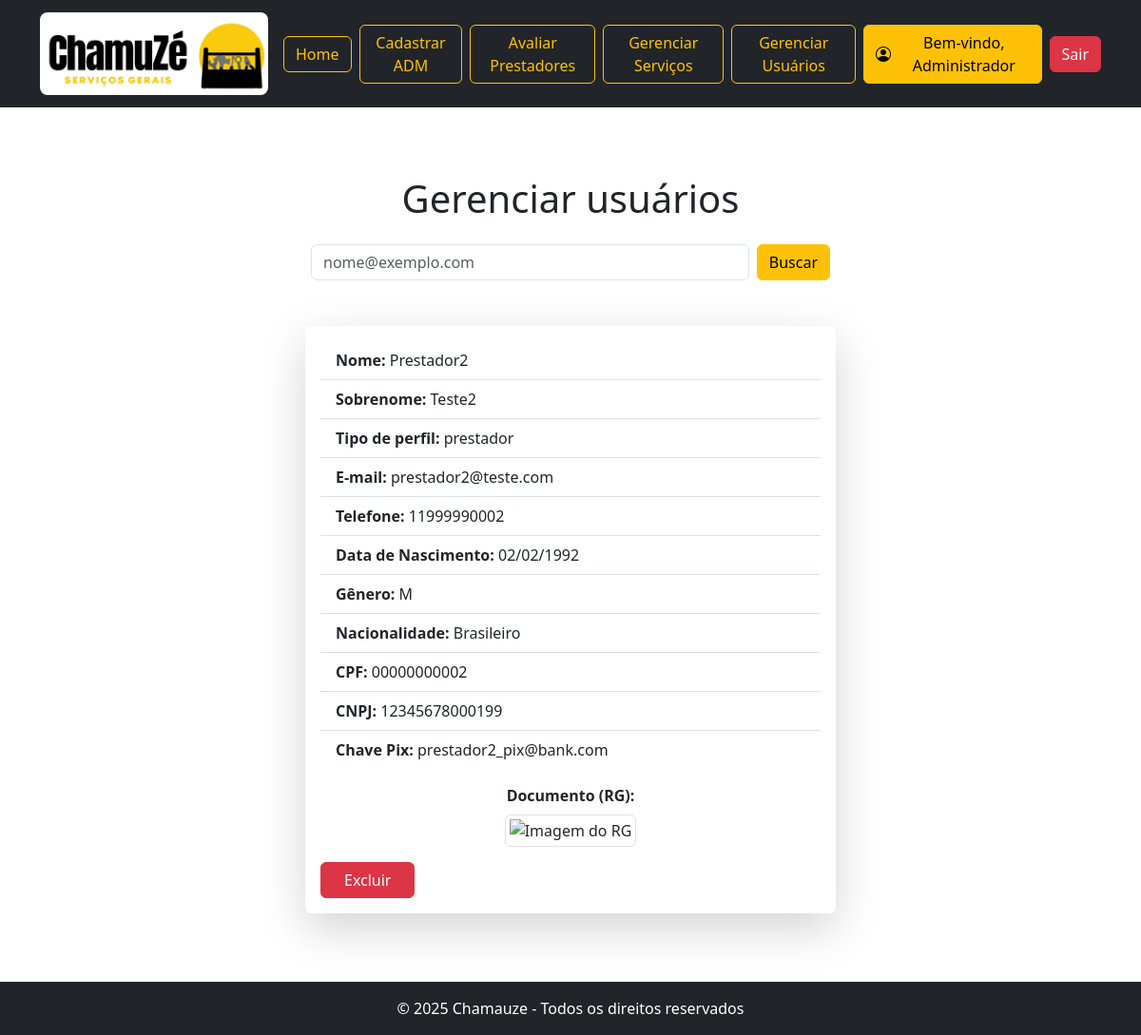
The page /administrador/gerenciarUsuarios.php?pesquisa=prestador2@teste.com (signed in) on the database its author committed.
### tables this page shows
CREATE TABLE `usuario` (
  `id_usuario` int(11) NOT NULL AUTO_INCREMENT,
  `nome` varchar(100) NOT NULL,
  `sobrenome` varchar(150) NOT NULL,
  `email` varchar(150) NOT NULL,
  `senha` varchar(255) NOT NULL,
  `cpf` varchar(11) NOT NULL,
  `telefone` varchar(30) NOT NULL,
  `nacionalidade` varchar(50) NOT NULL,
  `data_nascimento` date NOT NULL,
  `nota_reputacao` decimal(3,2) NOT NULL,
  `genero` enum('F','M','O') NOT NULL,
  `tipo_perfil` enum('administrador','prestador','solicitante') NOT NULL,
  PRIMARY KEY (`id_usuario`)
);

### config/conexao.php (called while the page is built)
<?php
if (!function_exists('conectaDB')) {
    function conectaDB()
    {
        static $conexao = null;
        if ($conexao === null) {
            $host = 'localhost:3306';
            $db_name = 'chamuze';
            $user_name = 'root';
            $password = '';
            try {
                $conexao = new mysqli($host, $user_name, $password, $db_name);
            } catch (mysqli_sql_exception $e) {
                $erro = "../config/erro_db.php";
                if (!headers_sent()) {
                    header("Location: $erro");
                    $_POST['erro'] = $conexao->connect_error;
                    exit;
                } else {
                    echo "<script>window.location.href='$erro';</script>";
                    $_POST['erro'] = $conexao->connect_error;
                    exit;
                }
            }
        }
        return $conexao;
    }
}

### classes/Usuario.php (called while the page is built, shortened)
<?php
class Usuario
{
    private $connection;
    public function __construct()
    {
        include __DIR__ . '/../config/conexao.php';
        $this->connection = conectaDB();
    }
    public function buscarPorEmail($email)
    {
        $sql1 = "SELECT * FROM usuario WHERE email = ?";
        $stmt1 = $this->connection->prepare($sql1);
        $stmt1->bind_param("s", $email);
        $stmt1->execute();
        $result1 = $stmt1->get_result();
        $user = $result1->fetch_assoc();
        if ($user['tipo_perfil'] == 'prestador') {
            $sql2 = "SELECT * FROM prestador WHERE id_prestador = ?";
            $stmt2 = $this->connection->prepare($sql2);
            $stmt2->bind_param("i", $user['id_usuario']);
            $stmt2->execute();
            $result2 = $stmt2->get_result();
            $userPrestador = $result2->fetch_assoc();
            if ($userPrestador['status_avaliacao'] == 'naoverificado') {
                return null;
            } else {
                return $user = array_merge($user, $userPrestador);
            }
        } else if ($user['tipo_perfil'] == 'administrador') {
            return null;
        } else {
            return $user;
        }
    }
}
?>

### administrador/gerenciarUsuarios.php (the view, shortened to what this page needs)
<?php
include "../classes/Usuario.php";
$usuario = new Usuario();
$emailPesquisa = isset($_GET['pesquisa']) && $_GET['pesquisa'] !== 'null'  ? $_GET['pesquisa'] : null;
if (isset($emailPesquisa)) {
    $usuarios = $usuario->buscarPorEmail($emailPesquisa);
}
?>
<!DOCTYPE html>
<html lang="pt-br">
<head>
    <link href="https://cdn.jsdelivr.net/npm/bootstrap@5.3.3/dist/css/bootstrap.min.css" rel="stylesheet" />
</head>
<body class="d-flex flex-column min-vh-100">
    <main class="container my-5 ">
        <h1 class="text-center mt-4 mb-4">Gerenciar usuários</h1>
        <div class="container d-flex sticky-top justify-content-center mb-5">
            <form class="d-flex w-50" role="search" method="GET" action="">
                <input class="form-control me-2" name="pesquisa" type="search" placeholder="nome@exemplo.com" aria-label="Search" />
                <button class="btn btn-warning" type="submit">Buscar</button>
            </form>
        </div>
        <?php if (is_null($emailPesquisa)): ?>
            <div class="alert alert-primary">Digite o Email de um usuário para ele ser exibido aqui.</div>
        <?php elseif (is_null($usuarios)): ?>
            <div class="alert alert-warning">Usuário não encontrado.</div>
        <?php else: ?>
            <?php if ($usuarios['tipo_perfil'] == 'prestador'): ?>
                <div class="col-md-8 col-lg-6 mb-4 mx-auto">
                    <div class="card shadow-lg border-0 h-100">
                        <div class="card-body">
                            <ul class="list-group list-group-flush mb-3">
                                <li class="list-group-item"><strong>Nome:</strong> <?= htmlspecialchars($usuarios['nome']) ?></li>
                                <li class="list-group-item"><strong>Sobrenome:</strong> <?= htmlspecialchars($usuarios['sobrenome']) ?></li>
                                <li class="list-group-item"><strong>Tipo de perfil:</strong> <?= htmlspecialchars($usuarios['tipo_perfil']) ?></li>
                                <li class="list-group-item"><strong>E-mail:</strong> <?= htmlspecialchars($usuarios['email']) ?></li>
                                <li class="list-group-item"><strong>Telefone:</strong> <?= htmlspecialchars($usuarios['telefone']) ?></li>
                                <li class="list-group-item"><strong>Data de Nascimento:</strong> <?= date("d/m/Y", strtotime($usuarios['data_nascimento'])) ?></li>
                                <li class="list-group-item"><strong>Gênero:</strong> <?= ucfirst(htmlspecialchars($usuarios['genero'])) ?></li>
                                <li class="list-group-item"><strong>Nacionalidade:</strong> <?= htmlspecialchars($usuarios['nacionalidade']) ?></li>
                                <li class="list-group-item"><strong>CPF:</strong> <?= htmlspecialchars($usuarios['cpf']) ?></li>
                                <li class="list-group-item"><strong>CNPJ:</strong> <?= htmlspecialchars($usuarios['cnpj']) ?></li>
                                <li class="list-group-item"><strong>Chave Pix:</strong> <?= htmlspecialchars($usuarios['chave_pix']) ?></li>
                            </ul>
                            <div class="mb-3 text-center">
                                <strong>Documento (RG):</strong><br>
                                <img src="<?= htmlspecialchars($usuarios['img_rg']) ?>" class="img-thumbnail mt-2" alt="Imagem do RG"
                                    style="max-height: 250px; object-fit: cover;" />
                            </div>
                            <form method="POST" action="../controller/gerenciarUsuariosController.php" class="form-excluir">
                                <button type="button" class="btn btn-danger px-4 btn-excluir">Excluir</button>
                            </form>
                        </div>
                    </div>
                </div>
            <?php endif; ?>
        <?php endif; ?>
    </main>
    <?php include "../footer.php" ?>
</body>
</html>

### rows shown on the page
usuario: nome "Prestador2", sobrenome "Teste2", tipo_perfil "prestador", email "prestador2@teste.com", telefone "11999990002", data_nascimento "02/02/1992", genero "M", nacionalidade "Brasileiro", cpf "00000000002"

### other values the page prints
$nomeUsuario "Administrador"
$usuarios['cnpj'] "12345678000199"
$usuarios['chave_pix'] "prestador2_pix@bank.com"
